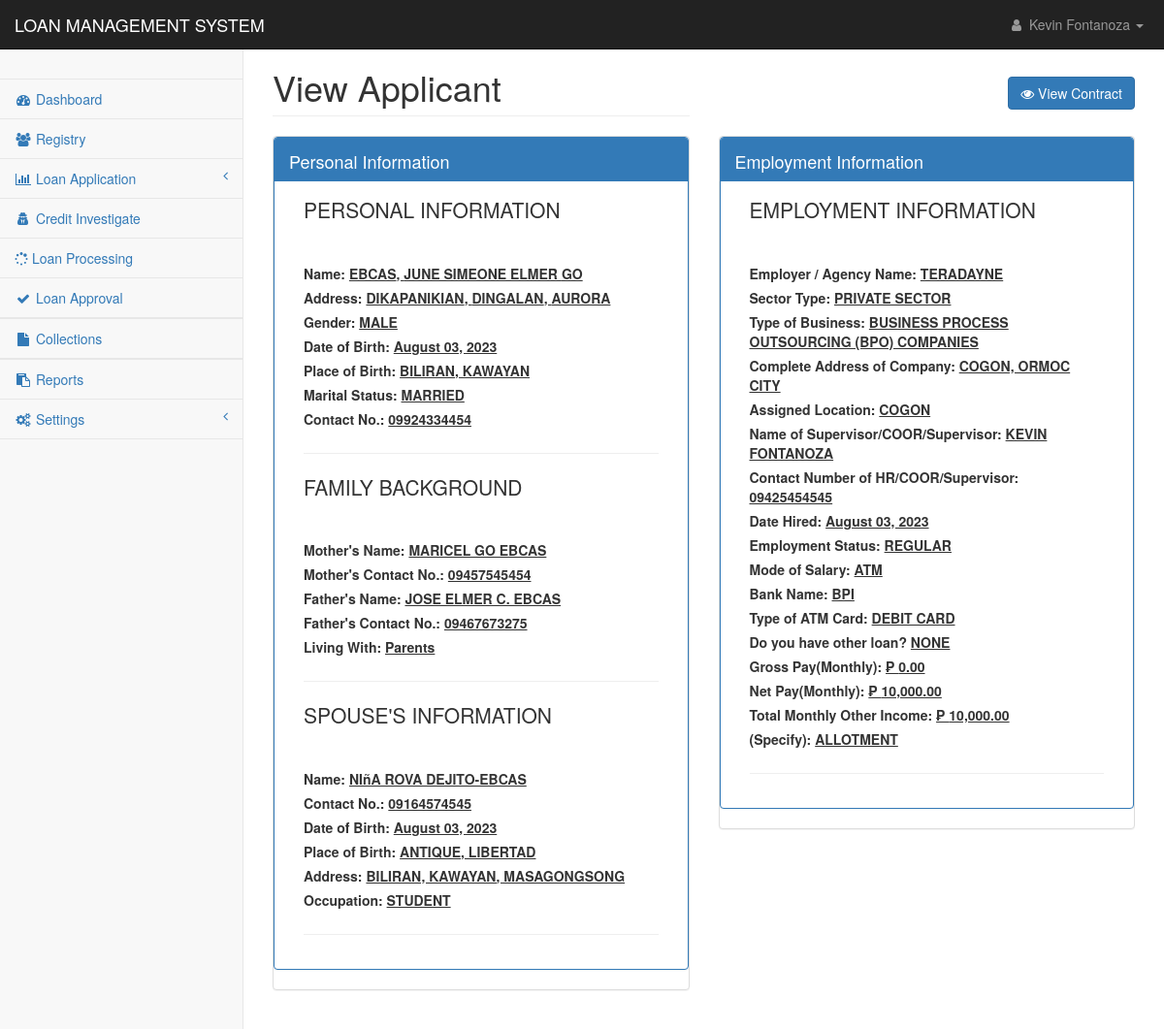
Before: /pages/registry_applicant_view.php?id=AMG0010000001 (signed in) with the older database file.
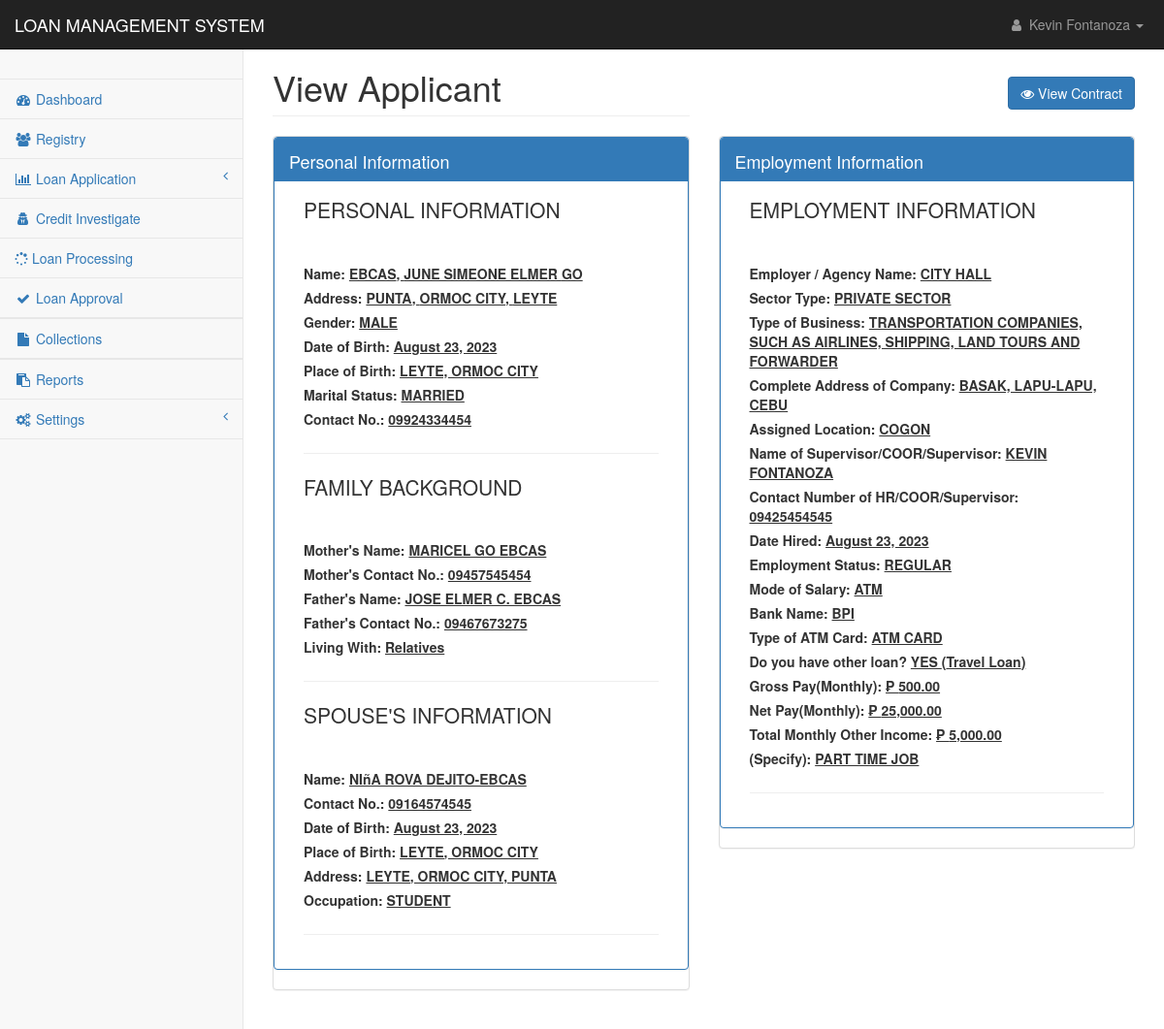
After: the same page with the newer database file.
### tables this page shows
CREATE TABLE `applicants_personal` (
  `applicant_id` int(11) NOT NULL,
  `applicant_code` text NOT NULL,
  `firstname` text NOT NULL,
  `middlename` text NOT NULL,
  `lastname` text NOT NULL,
  `suffix` text NOT NULL,
  `nickname` text NOT NULL,
  `age` text NOT NULL,
  `gender` text NOT NULL,
  `contact1` text NOT NULL,
  `mstatus` text NOT NULL,
  `dob1` date NOT NULL,
  `pob1` text NOT NULL,
  `block1` text NOT NULL,
  `street1` text NOT NULL,
  `phase1` text NOT NULL,
  `brgy1` text NOT NULL,
  `city1` text NOT NULL,
  `province1` text NOT NULL,
  `map_url` text NOT NULL,
  `residence1` text NOT NULL,
  `lwith1` text NOT NULL,
  `block2` text NOT NULL,
  `street2` text NOT NULL,
  `phase2` text NOT NULL,
  `brgy2` text NOT NULL,
  `city2` text NOT NULL,
  `province2` text NOT NULL,
  `residence2` text NOT NULL,
  `lwith2` text NOT NULL,
  `mothername` text NOT NULL,
  `mothercon` text NOT NULL,
  `fathername` text NOT NULL,
  `fathercon` text NOT NULL,
  `file` text NOT NULL,
  `date_encoded` date NOT NULL
);

CREATE TABLE `applicants_spouse` (
  `spouse_id` int(11) NOT NULL,
  `applicant_code` text NOT NULL,
  `spouse_name` text NOT NULL,
  `contact` text NOT NULL,
  `s_dob` date NOT NULL,
  `s_pob` text NOT NULL,
  `s_address` text NOT NULL,
  `s_occupation` text NOT NULL,
  `s_company` text NOT NULL,
  `date_encoded` date NOT NULL
);

CREATE TABLE `applicants_work` (
  `work_id` int(11) NOT NULL,
  `applicant_code` text NOT NULL,
  `employer` text NOT NULL,
  `sector_type` text NOT NULL,
  `tob` text NOT NULL,
  `com_address` text NOT NULL,
  `a_location` text NOT NULL,
  `sup_name` text NOT NULL,
  `hr_number` text NOT NULL,
  `date_hired` date NOT NULL,
  `e_status` text NOT NULL,
  `m_salary` text NOT NULL,
  `bank_name` text NOT NULL,
  `atm_card` text NOT NULL,
  `loan` text NOT NULL,
  `monthly_salary` text NOT NULL,
  `monthly_gross` text NOT NULL,
  `other_source` text NOT NULL,
  `specify` text NOT NULL,
  `max_loanable_amt` float NOT NULL,
  `date_encoded` date NOT NULL
);

### config/conn.php (called while the page is built, shortened)
<?php
class DatabaseConnection
{
    public function connect()
    {
        $conn = new mysqli(DB_HOST,DB_USER,DB_PASSWORD,DB_DATABASE);
        return $this->conn = $conn;
    }
}
?>

### controller/reg_app.php (called while the page is built, shortened)
<?php
require_once('../config/conn.php');
class Registry extends DatabaseConnection {
        function checkId($id, $table){
            $sql ="SELECT * FROM $table WHERE applicant_code = '$id'";
            $result = mysqli_query($this->connect(), $sql);
                while($row = mysqli_fetch_assoc($result)){
                    return 1;
                }
            return 0;
        }
        function displayData($id){
            $spouse = $this->checkId($id, 'applicants_spouse');
            if($spouse == 1){
                $sql ="SELECT * FROM applicants_personal
                INNER JOIN applicants_work ON applicants_personal.applicant_code = applicants_work.applicant_code
                INNER JOIN applicants_spouse ON applicants_personal.applicant_code = applicants_spouse.applicant_code
                WHERE applicants_personal.applicant_code = '$id'";
                return mysqli_query($this->connect(), $sql);
            }else{
                $sql ="SELECT * FROM applicants_personal
                INNER JOIN applicants_work ON applicants_personal.applicant_code = applicants_work.applicant_code
                WHERE applicants_personal.applicant_code = '$id'";
                return mysqli_query($this->connect(), $sql);
            }
        }
    }
?>

### pages/registry_applicant_view.php (the view, shortened to what the rows shown need)
<?php
include('../config/conn.php');
require "../controller/reg_app.php";
if(isset($_GET['id'])){
    $id = $_GET['id'];
}else{
    header('location:reg_applicantion.php');
}
    $sql = "SELECT contract_no  FROM loan_applications WHERE client_id = '$id' AND paid=0";
    $res = mysqli_query($con,$sql);
    if(mysqli_num_rows($res) > 0){
        while($row = mysqli_fetch_assoc($res)) {
            $cn = $row['contract_no']??null;
        }
    }
if($_SESSION['user_id']){
?>
<!DOCTYPE html>
<html lang="en">
<head>
    <link href="../css/bootstrap.min.css" rel="stylesheet">
    <link href="../css/metisMenu.min.css" rel="stylesheet">
    <link href="../css/startmin.css" rel="stylesheet">
    <link href="../css/font-awesome.min.css" rel="stylesheet" type="text/css">
</head>
<body>
    <div id="wrapper">
        <div id="page-wrapper">
            <div class="container-fluid">
                <div class="row">
                    <div class="col-lg-6">
                        <h1 class="page-header">View Applicant</h1>
                    </div>
                    <div class="col-lg-6 text-right">
                        <br>
                        <h1> <a href="contract_signing.php?id=<?= $id ?>&cn=<?= $cn ?>" class="btn btn-primary"><i
                                    class="fa fa-eye"></i> View Contract</a></h1>
                    </div>
                </div>
                <div class="row">
                    <div class="col-lg-6">
                        <div class="panel tabbed-panel panel-default">
                            <div class="panel panel-primary">
                                <div id="collapseOne" class="panel-collapse collapse in">
                                    <div class="panel-body">
                                        <?php
                                           $view = new Registry();
                                           $result = $view->displayData($id);
                                            foreach($result as $key => $row){
                                        ?>
                                        <div class="col-lg-12">
                                            <p class="lead">PERSONAL INFORMATION</p><br>
                                        </div>
                                        <div class="col-lg-12"><label>Name:
                                                <u><?php echo $row['lastname'].", ".$row['firstname']." ".$row['middlename']." ".$row['suffix'];?>
                                                    </h4></label></div>
                                        <div class="col-lg-12"><label>Address:
                                                <u><?php echo $row['brgy1'].", ".$row['city1'].", ".$row['province1'];?></label>
                                        </div>
                                        <div class="col-lg-12"><label>Gender:
                                                <u><?php echo strtoupper($row['gender'])?></label>
                                        </div>
                                        <div class="col-lg-12"><label>Date of Birth:
                                                <u><?php echo date('F d, Y',strtotime($row['dob1'])) ?></label></div>
                                        <div class="col-lg-12"><label>Place of Birth:
                                                <u><?php echo $row['pob1']?></label></div>
                                        <div class="col-lg-12"><label>Marital Status:
                                                <u><?php echo strtoupper($row['mstatus'])?></label></div>
                                        <div class="col-lg-12"><label>Contact No.:
                                                <u><?php echo $row['contact1']?></label></div>
                                        <div class="col-lg-12">
                                            <hr>
                                        </div>
                                        <div class="col-lg-12">
                                            <p class="lead">FAMILY BACKGROUND</p><br>
                                        </div>
                                        <div class="col-lg-12"><label>Mother's Name:
                                                <u><?php echo $row['mothername']?></label></div>
                                        <div class="col-lg-12"><label>Mother's Contact No.:
                                                <u><?php echo $row['mothercon']?></label></div>
                                        <div class="col-lg-12"><label>Father's Name:
                                                <u><?php echo $row['fathername']?></label></div>
                                        <div class="col-lg-12"><label>Father's Contact No.:
                                                <u><?php echo $row['fathercon']?></label></div>
                                        <div class="col-lg-12"><label>Living With:
                                                <u><?php echo $row['lwith1']?></label></div>
                                        <div class="col-lg-12">
                                            <hr>
                                        </div>
                                        <?php
                                            if($row['mstatus'] == "Married"){
                                        ?>
                                        <div class="col-lg-12">
                                            <p class="lead">SPOUSE'S INFORMATION</p><br>
                                        </div>
                                        <div class="col-lg-12"><label>Name: <u><?php echo $row['spouse_name']?></label>
                                        </div>
                                        <div class="col-lg-12"><label>Contact No.:
                                                <u><?php echo $row['contact']?></label></div>
                                        <div class="col-lg-12"><label>Date of Birth:
                                                <u><?php echo date('F d, Y',strtotime($row['s_dob']))?></label></div>
                                        <div class="col-lg-12"><label>Place of Birth:
                                                <u><?php echo $row['s_pob']?></label></div>
                                        <div class="col-lg-12"><label>Address: <u><?php echo $row['s_address']?></label>
                                        </div>
                                        <div class="col-lg-12"><label>Occupation:
                                                <u><?php echo $row['s_occupation'];?></label></div>
                                        <div class="col-lg-12">
                                            <hr>
                                        </div>
                                        <?php
                                        }
                                        ?>
                                    </div>
                                </div>
                            </div>
                        </div>
                    </div>
                    <?php if($row['employer'] != ""){?>
                    <div class="col-lg-6">
                        <div class="panel tabbed-panel panel-default">
                            <div class="panel panel-primary">
                                <div class="panel-heading">
                                    <h4>
                                        Employment Information
                                    </h4>
                                </div>
                                <div id="collapseOne" class="panel-collapse collapse in">
                                    <div class="panel-body">
                                        <div class="col-lg-12">
                                            <p class="lead">EMPLOYMENT INFORMATION</p><br>
                                        </div>
                                        <div class="col-lg-12"><label>Employer / Agency Name:
                                                <u><?php echo $row['employer']?></label></div>
                                        <div class="col-lg-12"><label>Sector Type:
                                                <u><?php echo strtoupper($row['sector_type'])?></label></div>
                                        <div class="col-lg-12"><label>Type of Business:
                                                <u><?php echo strtoupper($row['tob'])?></label></div>
                                        <div class="col-lg-12"><label>Complete Address of Company:
                                                <u><?php echo $row['com_address']?></label></div>
                                        <div class="col-lg-12"><label>Assigned Location:
                                                <u><?php echo $row['a_location']?></label></div>
                                        <div class="col-lg-12"><label>Name of Supervisor/COOR/Supervisor:
                                                <u><?php echo $row['sup_name']?></label></div>
                                        <div class="col-lg-12"><label>Contact Number of HR/COOR/Supervisor:
                                                <u><?php echo $row['hr_number']?></label></div>
                                        <div class="col-lg-12"><label>Date Hired:
                                                <u><?php echo ($row['date_hired'] == "0000-00-00") ? $row['date_hired'] : date('F d, Y',strtotime($row['date_hired']));  ?>
                                        </div>
                                        <div class="col-lg-12"><label>Employment Status:
                                                <u><?php echo $row['e_status'];?></label></div>
                                        <div class="col-lg-12"><label>Mode of Salary:
                                                <u><?php echo $row['m_salary'];?></label></div>
                                        <div class="col-lg-12"><label>Bank Name:
                                                <u><?php echo $row['bank_name'];?></label></div>
                                        <div class="col-lg-12"><label>Type of ATM Card:
                                                <u><?php echo $row['atm_card'];?></label></div>
                                        <div class="col-lg-12"><label>Do you have other loan?
                                                <u><?php
                                                $exploan =  explode("-", $row['loan']);
                                                if(count($exploan) > 1){
                                                    echo strtoupper($exploan[0]).' ('.$exploan[1].')';
                                                }else{
                                                    echo strtoupper($exploan[0]);
                                                }
                                                ?></label></div>
                                        <div class="col-lg-12"><label>Gross Pay(Monthly):
                                                <u><?php  echo  "₱ ".number_format(floatval($row['monthly_gross']),2);?></label>
                                        </div>
                                        <div class="col-lg-12"><label>Net Pay(Monthly):
                                                <u><?php  echo  "₱ ".number_format(floatval($row['monthly_salary']),2);?></label>
                                        </div>
                                        <div class="col-lg-12"><label>Total Monthly Other Income:
                                                <u><?php echo  "₱ ".number_format(floatval($row['other_source']),2);?></label>
                                        </div>
                                        <div class="col-lg-12"><label>(Specify):
                                                <u><?php echo strtoupper($row['specify']);?></label></div>
                                        <div class="col-lg-12">
                                            <hr>
                                        </div>
                                    </div>
                                </div>
                            </div>
                        </div>
                    </div>
                    <?php
                            }
                        }
                    ?>
                </div>
                <br>
            </div>
        </div>
    </div>
</body>
</html>
<?php
}else{
    header('location: index.php');
}
?>

Changed rows visible on the page:
changed applicants_personal "EBCAS": brgy1 "DIKAPANIKIAN" → "PUNTA"; city1 "DINGALAN" → "ORMOC CITY"; province1 "AURORA" → "LEYTE"; dob1 "August 03, 2023" → "August 23, 2023"; pob1 "BILIRAN, KAWAYAN" → "LEYTE, ORMOC CITY"; lwith1 "Parents" → "Relatives"; applicants_spouse.s_dob "August 03, 2023" → "August 23, 2023"; applicants_spouse.s_pob "ANTIQUE, LIBERTAD" → "LEYTE, ORMOC CITY"; applicants_spouse.s_address "BILIRAN, KAWAYAN, MASAGONGSONG" → "LEYTE, ORMOC CITY, PUNTA"; applicants_work.employer "TERADAYNE" → "CITY HALL"; applicants_work.tob "BUSINESS PROCESS OUTSOURCING (BPO) COMPANIES" → "TRANSPORTATION COMPANIES, SUCH AS AIRLINES, SHIPPING, LAND TOURS AND FORWARDER"; applicants_work.com_address "COGON, ORMOC CITY" → "BASAK, LAPU-LAPU, CEBU"; applicants_work.date_hired "August 03, 2023" → "August 23, 2023"; applicants_work.atm_card "DEBIT CARD" → "ATM CARD"; applicants_work.loan (not shown) → "Travel Loan"; applicants_work.monthly_gross "0.00" → "500.00"; applicants_work.monthly_salary "10,000.00" → "25,000.00"; applicants_work.other_source "10,000.00" → "5,000.00"; applicants_work.specify "ALLOTMENT" → "PART TIME JOB"; applicants_work.loan "NONE" → "YES"
